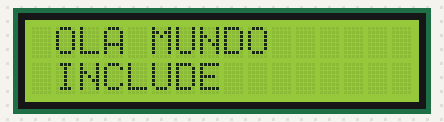
This sketch was run on a simulated Arduino Uno, built with avr-gcc and run on an emulated ATmega328P. On the bench: 16×2 character LCD.

Above: at 0.1 s.

The sketch:

LCD_COM_I2C.ino
```cpp
#include <Wire.h>
#include <LiquidCrystal_I2C.h>

#define Colunas 16
#define Linhas  2
#define Endereco  0x3F

LiquidCrystal_I2C lcd(Endereco, Colunas, Linhas);

void setup()
{
  lcd.init(); // Inicializa a comunicação com o display já conectado
  lcd.backlight(); // Liga a luz do display
  lcd.clear(); // Limpa a tela do display
}
void loop()
{
  lcd.setCursor(1,0); // Coloca o cursor do display na coluna 1 e linha 0
  lcd.print("OLA MUNDO "); // Escreve o texto entre aspas duplas
  lcd.setCursor(1, 1); //Coloca o cursor do display na coluna 1 e linha 1
  lcd.print("INCLUDE");  // Escreve o texto entre aspas duplas
  delay(5000);  // Delay de 5 segundos com todas as mensagens na tela
  lcd.clear(); // Limpa o display
}
```
